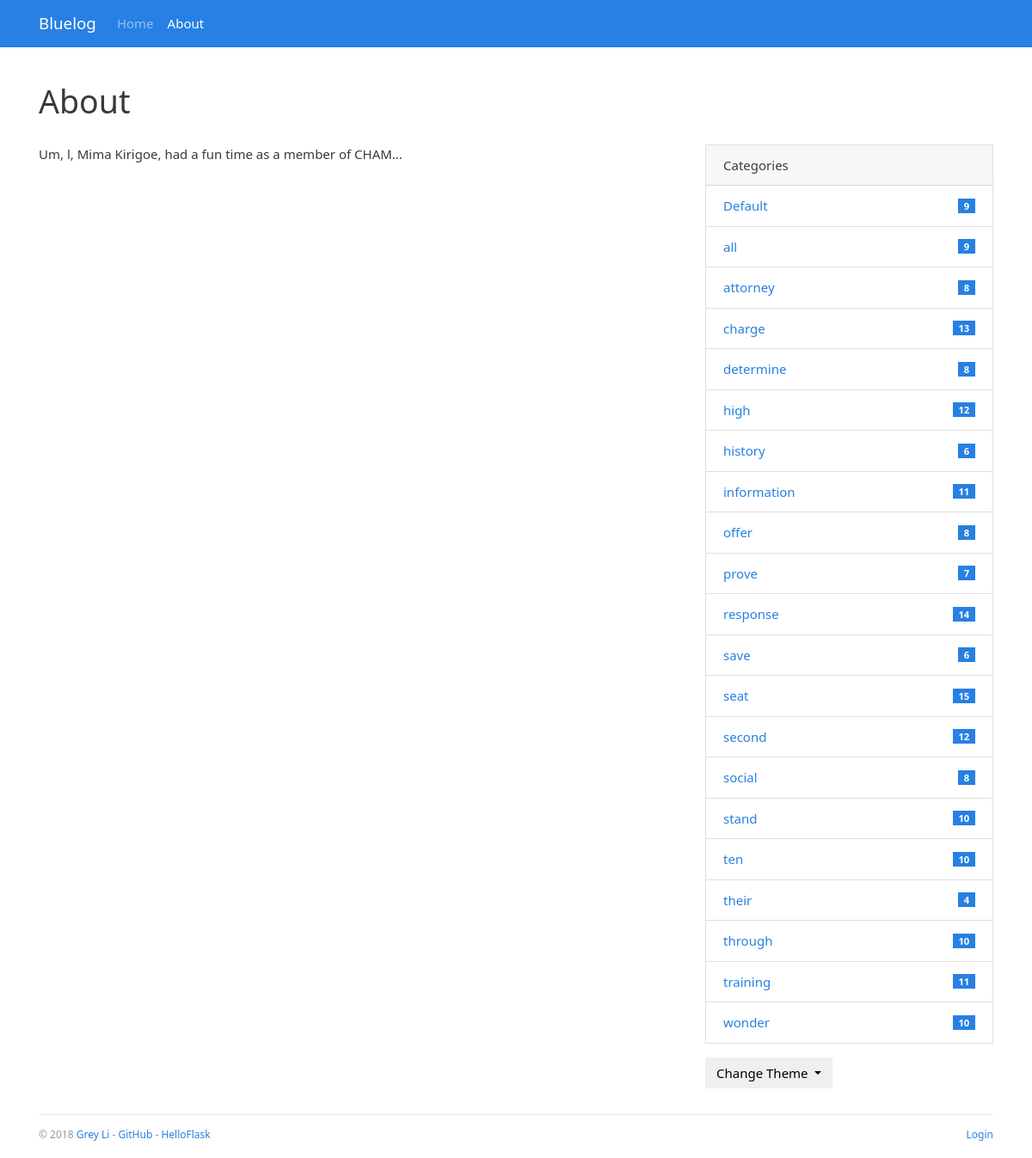
/about, run on the app's committed database.
### bluelog/models.py (models this page shows, shortened)
class Admin(db.Model, UserMixin):
    id = db.Column(db.Integer, primary_key=True)
    username = db.Column(db.String(20))
    password_hash = db.Column(db.String(128))
    blog_title = db.Column(db.String(60))
    blog_sub_title = db.Column(db.String(100))
    name = db.Column(db.String(30))
    about = db.Column(db.Text)

class Category(db.Model):
    id = db.Column(db.Integer, primary_key=True)
    name = db.Column(db.String(30), unique=True)
    posts = db.relationship('Post', back_populates='category')

### bluelog/blueprints/blog.py (the view)
@blog_bp.route('/about')
def about():
    return render_template('blog/about.html')

### bluelog/__init__.py (called while the page is built)
def register_template_context(app):
    @app.context_processor
    def make_template_context():
        admin = Admin.query.first()
        categories = Category.query.order_by(Category.name).all()
        if current_user.is_authenticated:
            unread_comments = Comment.query.filter_by(reviewed=False).count()
        else:
            unread_comments = None
        return dict(admin=admin, categories=categories, unread_comments=unread_comments)

### bluelog/templates/blog/about.html (shortened to what this page needs)
{% extends 'base.html' %}
{% block content %}
    <div class="page-header">
        <h1>About</h1>
    </div>
    <div class="row">
        <div class="col-sm-8">
            {{ admin.about|safe }}
        </div>
        <div class="col-sm-4 sidebar">
            {% include "blog/_sidebar.html" %}
        </div>
    </div>
{% endblock %}

### bluelog/templates/base.html (shortened to what this page needs)
{% from 'bootstrap/nav.html' import render_nav_item %}
<!DOCTYPE html>
<html lang="en">
<head>
    {% block head %}
        <link rel="stylesheet"
              href="{{ url_for('static', filename='css/%s.min.css' % request.cookies.get('theme', 'perfect_blue')) }}"
              type="text/css">
        <link rel="stylesheet" href="{{ url_for('static', filename='css/style.css') }}" type="text/css">
    {% endblock head %}
</head>
<body>
{% block nav %}
    <nav class="navbar navbar-expand-lg navbar-dark bg-primary">
        <div class="container">
            <a class="navbar-brand" href="{{ url_for('blog.index') }}">{{ admin.blog_title }}</a>
            <div class="collapse navbar-collapse" id="navbarColor01">
                <ul class="navbar-nav mr-auto">
                    {{ render_nav_item('blog.index', 'Home') }}
                    {{ render_nav_item('blog.about', 'About') }}
                </ul>
            </div>
        </div>
    </nav>
{% endblock nav %}
<main class="container">
    {% block content %}{% endblock content %}
    {% block footer %}
        <footer>
            <p class="float-left">
                <small> &copy; 2018 <a href="http://greyli.com" title="Written by Grey Li">Grey Li</a> -
                    <a href="https://github.com/greyli/bluelog" title="Fork me on GitHub">GitHub</a> -
                    <a href="http://helloflask.com" title="A HelloFlask project">HelloFlask</a>
                </small>
            </p>
            <p class="float-right">
                <small>
                    {% if current_user.is_authenticated %}
                        <a href="{{ url_for('auth.logout', next=request.full_path) }}">Logout</a>
                    {% else %}
                        <a href="{{ url_for('auth.login', next=request.full_path) }}">Login</a>
                    {% endif %}
                </small>
            </p>
        </footer>
    {% endblock footer %}
</main>
</body>
</html>

### bluelog/templates/blog/_sidebar.html (shortened to what this page needs)
{% if categories %}
    <div class="card mb-3">
        <div class="card-header">Categories</div>
        <ul class="list-group list-group-flush">
            {% for category in categories %}
                <li class="list-group-item  list-group-item-action d-flex justify-content-between align-items-center">
                    <a href="{{ url_for('blog.show_category', category_id=category.id) }}">
                        {{ category.name }}
                    </a>
                    <span class="badge badge-primary badge-pill"> {{ category.posts|length }}</span>
                </li>
            {% endfor %}
        </ul>
    </div>
{% endif %}
<div class="dropdown">
    <button class="btn btn-default dropdown-toggle" type="button" id="dropdownMenuButton"
            data-toggle="dropdown" aria-haspopup="true" aria-expanded="false">
        Change Theme
    </button>
</div>

### bluelog/static/css/style.css (style rules this page uses)
nav { margin-bottom: 20px; }
.page-header { padding-top: 20px; padding-bottom: 20px; }
.sidebar { padding-left: 30px; }
footer { margin-top: 30px; padding: 10px 0 40px; color: #999; border-top: 1px solid #e5e5e5; }

### data on the page
Admin: blog_title "Bluelog", about "Um, l, Mima Kirigoe, had a fun time as a member of CHAM..."
Category: name "Default", posts|length "9"
Category: name "all", posts|length "9"
Category: name "attorney", posts|length "8"
Category: name "charge", posts|length "13"
Category: name "determine", posts|length "8"
Category: name "high", posts|length "12"
Category: name "history", posts|length "6"
Category: name "information", posts|length "11"
Category: name "offer", posts|length "8"
Category: name "prove", posts|length "7"
Category: name "response", posts|length "14"
Category: name "save", posts|length "6"
Category: name "seat", posts|length "15"
Category: name "second", posts|length "12"
Category: name "social", posts|length "8"
Category: name "stand", posts|length "10"
Category: name "ten", posts|length "10"
Category: name "their", posts|length "4"
Category: name "through", posts|length "10"
Category: name "training", posts|length "11"
Category: name "wonder", posts|length "10"

### other printed values
{{ render_nav_item('blog.index', 'Home') }} "Home"
{{ render_nav_item('blog.about', 'About') }} "About"
